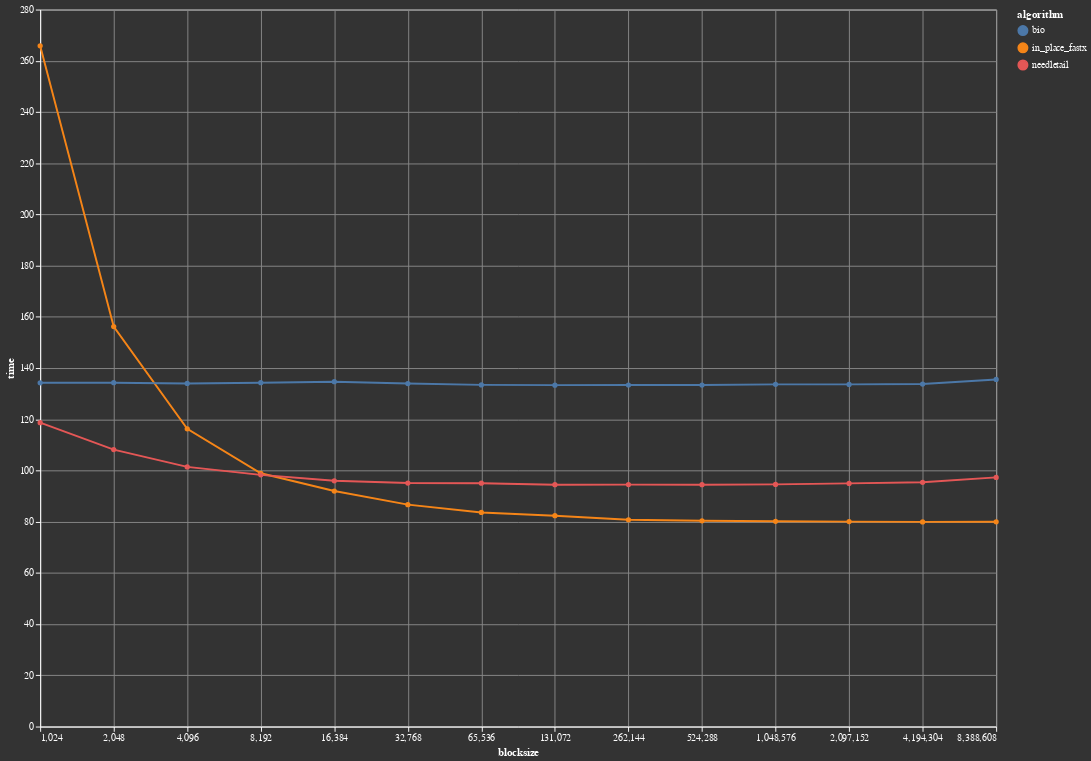

Notebook code cell kept with this figure:
### Code cell
raw_df = raw_df[raw_df["algorithm"] != "in_place_fastx_parallel"];

points = altair.Chart(raw_df).mark_line(point=True).encode(
    x=altair.X('blocksize', scale=altair.Scale(type="log", base=2)),
    y=altair.Y('median(time)'),
    color='algorithm'
)

error = altair.Chart(raw_df).mark_errorband(extent='iqr').encode(
    x=altair.X('blocksize:Q', scale=altair.Scale(type="log", base=2)),
    y=altair.Y('time:Q'),
    color='algorithm',
)


points + error

### Figure 1 — Vega-Lite specification as saved in the notebook (floating-point values rounded to 4 significant figures; data arrays with more than 128 entries replaced by an {"elided": "..."} marker saying what was removed)
{"config": {"background": "#333", "title": {"color": "#fff"}, "style": {"guide-label": {"fill": "#fff"}, "guide-title": {"fill": "#fff"}}, "axis": {"domainColor": "#fff", "gridColor": "#888", "tickColor": "#fff"}, "view": {"height": 750, "width": 1000}, "range": {}}, "layer": [{"mark": {"type": "line", "point": true}, "encoding": {"color": {"type": "nominal", "field": "algorithm"}, "x": {"type": "quantitative", "field": "blocksize", "scale": {"base": 2, "type": "log"}}, "y": {"type": "quantitative", "aggregate": "median", "field": "time"}}}, {"mark": {"type": "errorband", "extent": "iqr"}, "encoding": {"color": {"type": "nominal", "field": "algorithm"}, "x": {"type": "quantitative", "field": "blocksize", "scale": {"base": 2, "type": "log"}}, "y": {"type": "quantitative", "field": "time"}}}], "data": {"name": "data-1f7a9454536501d2187a63f825a8812a"}, "$schema": "https://vega.github.io/schema/vega-lite/v4.8.1.json", "datasets": {"data-1f7a9454536501d2187a63f825a8812a": {"elided": "4200 records"}}}
